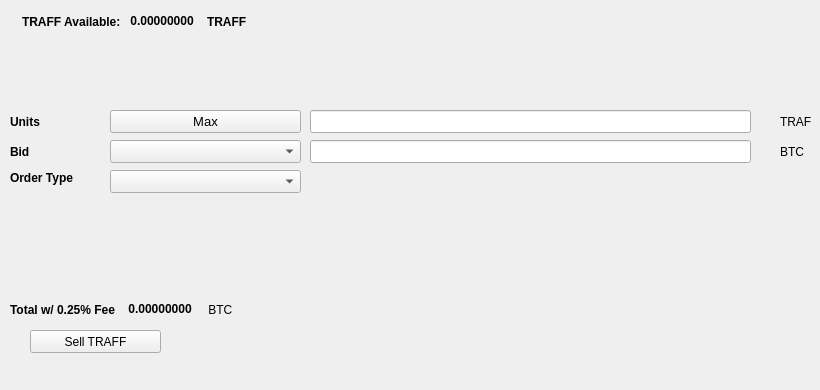
   <widget class="QWidget" name="SellTab">
    <attribute name="title">
     <string>Sell</string>
    </attribute>
    <widget class="QLabel" name="label_16">
     <property name="geometry">
      <rect>
       <x>780</x>
       <y>140</y>
       <width>31</width>
       <height>23</height>
      </rect>
     </property>
     <property name="text">
      <string>BTC</string>
     </property>
    </widget>
    <widget class="QComboBox" name="SellBidcomboBox">
     <property name="geometry">
      <rect>
       <x>110</x>
       <y>140</y>
       <width>191</width>
       <height>23</height>
      </rect>
     </property>
     <property name="font">
      <font>
       <pointsize>10</pointsize>
      </font>
     </property>
    </widget>
    <widget class="QLabel" name="label_18">
     <property name="geometry">
      <rect>
       <x>10</x>
       <y>110</y>
       <width>46</width>
       <height>23</height>
      </rect>
     </property>
     <property name="font">
      <font>
       <weight>75</weight>
       <bold>true</bold>
      </font>
     </property>
     <property name="text">
      <string>Units</string>
     </property>
    </widget>
    <widget class="QPushButton" name="Sell_Max_Amount">
     <property name="geometry">
      <rect>
       <x>110</x>
       <y>110</y>
       <width>191</width>
       <height>23</height>
      </rect>
     </property>
     <property name="font">
      <font>
       <pointsize>10</pointsize>
      </font>
     </property>
     <property name="text">
      <string>Max</string>
     </property>
    </widget>
    <widget class="QLabel" name="label_20">
     <property name="geometry">
      <rect>
       <x>10</x>
       <y>170</y>
       <width>91</width>
       <height>16</height>
      </rect>
     </property>
     <property name="font">
      <font>
       <weight>75</weight>
       <bold>true</bold>
      </font>
     </property>
     <property name="text">
      <string>Order Type</string>
     </property>
    </widget>
    <widget class="QComboBox" name="SellOrdertypeCombo">
     <property name="geometry">
      <rect>
       <x>110</x>
       <y>170</y>
       <width>191</width>
       <height>23</height>
      </rect>
     </property>
     <property name="font">
      <font>
       <pointsize>10</pointsize>
      </font>
     </property>
    </widget>
    <widget class="QLabel" name="label_21">
     <property name="geometry">
      <rect>
       <x>10</x>
       <y>140</y>
       <width>46</width>
       <height>23</height>
      </rect>
     </property>
     <property name="font">
      <font>
       <weight>75</weight>
       <bold>true</bold>
      </font>
     </property>
     <property name="text">
      <string>Bid</string>
     </property>
    </widget>
    <widget class="QLabel" name="label_22">
     <property name="geometry">
      <rect>
       <x>780</x>
       <y>110</y>
       <width>31</width>
       <height>23</height>
      </rect>
     </property>
     <property name="text">
      <string>TRAFF</string>
     </property>
    </widget>
    <widget class="QLineEdit" name="UnitsInputTRAFF">
     <property name="geometry">
      <rect>
       <x>310</x>
       <y>110</y>
       <width>441</width>
       <height>23</height>
      </rect>
     </property>
     <property name="font">
      <font>
       <pointsize>9</pointsize>
       <weight>75</weight>
       <bold>true</bold>
      </font>
     </property>
    </widget>
    <widget class="QLineEdit" name="SellBidPriceEdit">
     <property name="geometry">
      <rect>
       <x>310</x>
       <y>140</y>
       <width>441</width>
       <height>23</height>
      </rect>
     </property>
     <property name="font">
      <font>
       <pointsize>9</pointsize>
       <weight>75</weight>
       <bold>true</bold>
      </font>
     </property>
    </widget>
    <widget class="QPushButton" name="SellTRAFFBTN">
     <property name="geometry">
      <rect>
       <x>30</x>
       <y>330</y>
       <width>131</width>
       <height>23</height>
      </rect>
     </property>
     <property name="text">
      <string>Sell TRAFF</string>
     </property>
     <property name="icon">
      <iconset resource="../traff">
       <normaloff>:/icons/bitcoin</normaloff>:/icons/bitcoin</iconset>
     </property>
    </widget>
    <widget class="QWidget" name="layoutWidget3">
     <property name="geometry">
      <rect>
       <x>22</x>
       <y>12</y>
       <width>258</width>
       <height>19</height>
      </rect>
     </property>
     <layout class="QHBoxLayout" name="horizontalLayout">
      <item>
       <widget class="QLabel" name="label232_2">
        <property name="font">
         <font>
          <weight>75</weight>
          <bold>true</bold>
         </font>
        </property>
        <property name="text">
         <string>TRAFF Available:</string>
        </property>
       </widget>
      </item>
      <item>
       <widget class="QLabel" name="TRAFFAvailableLabel">
        <property name="palette">
         <palette>
          <active>
           <colorrole role="WindowText">
            <brush brushstyle="SolidPattern">
             <color alpha="255">
              <red>0</red>
              <green>0</green>
              <blue>0</blue>
             </color>
            </brush>
           </colorrole>
           <colorrole role="Button">
            <brush brushstyle="SolidPattern">
             <color alpha="255">
              <red>0</red>
              <green>170</green>
              <blue>0</blue>
             </color>
            </brush>
           </colorrole>
           <colorrole role="Light">
            <brush brushstyle="SolidPattern">
             <color alpha="255">
              <red>0</red>
              <green>255</green>
              <blue>0</blue>
             </color>
            </brush>
           </colorrole>
           <colorrole role="Midlight">
            <brush brushstyle="SolidPattern">
             <color alpha="255">
              <red>0</red>
              <green>212</green>
              <blue>0</blue>
             </color>
            </brush>
           </colorrole>
           <colorrole role="Dark">
            <brush brushstyle="SolidPattern">
             <color alpha="255">
              <red>0</red>
              <green>85</green>
              <blue>0</blue>
             </color>
            </brush>
           </colorrole>
           <colorrole role="Mid">
            <brush brushstyle="SolidPattern">
             <color alpha="255">
              <red>0</red>
              <green>113</green>
              <blue>0</blue>
             </color>
            </brush>
           </colorrole>
           <colorrole role="Text">
            <brush brushstyle="SolidPattern">
             <color alpha="255">
              <red>0</red>
              <green>170</green>
              <blue>0</blue>
             </color>
            </brush>
           </colorrole>
           <colorrole role="BrightText">
            <brush brushstyle="SolidPattern">
             <color alpha="255">
              <red>255</red>
              <green>255</green>
              <blue>255</blue>
             </color>
            </brush>
           </colorrole>
           <colorrole role="ButtonText">
            <brush brushstyle="SolidPattern">
             <color alpha="255">
              <red>0</red>
              <green>0</green>
              <blue>0</blue>
             </color>
            </brush>
           </colorrole>
           <colorrole role="Base">
            <brush brushstyle="SolidPattern">
             <color alpha="255">
              <red>255</red>
              <green>255</green>
              <blue>255</blue>
             </color>
            </brush>
           </colorrole>
           <colorrole role="Window">
            <brush brushstyle="SolidPattern">
             <color alpha="255">
              <red>0</red>
              <green>170</green>
              <blue>0</blue>
             </color>
            </brush>
           </colorrole>
           <colorrole role="Shadow">
            <brush brushstyle="SolidPattern">
             <color alpha="255">
              <red>0</red>
              <green>0</green>
              <blue>0</blue>
             </color>
            </brush>
           </colorrole>
           <colorrole role="AlternateBase">
            <brush brushstyle="SolidPattern">
             <color alpha="255">
              <red>127</red>
              <green>212</green>
              <blue>127</blue>
             </color>
            </brush>
           </colorrole>
           <colorrole role="ToolTipBase">
            <brush brushstyle="SolidPattern">
             <color alpha="255">
              <red>255</red>
              <green>255</green>
              <blue>220</blue>
             </color>
            </brush>
           </colorrole>
           <colorrole role="ToolTipText">
            <brush brushstyle="SolidPattern">
             <color alpha="255">
              <red>0</red>
              <green>0</green>
              <blue>0</blue>
             </color>
            </brush>
           </colorrole>
          </active>
          <inactive>
           <colorrole role="WindowText">
            <brush brushstyle="SolidPattern">
             <color alpha="255">
              <red>0</red>
              <green>0</green>
              <blue>0</blue>
             </color>
            </brush>
           </colorrole>
           <colorrole role="Button">
            <brush brushstyle="SolidPattern">
             <color alpha="255">
              <red>0</red>
              <green>170</green>
              <blue>0</blue>
             </color>
            </brush>
           </colorrole>
           <colorrole role="Light">
            <brush brushstyle="SolidPattern">
             <color alpha="255">
              <red>0</red>
              <green>255</green>
              <blue>0</blue>
             </color>
            </brush>
           </colorrole>
           <colorrole role="Midlight">
            <brush brushstyle="SolidPattern">
             <color alpha="255">
              <red>0</red>
              <green>212</green>
              <blue>0</blue>
             </color>
            </brush>
           </colorrole>
           <colorrole role="Dark">
            <brush brushstyle="SolidPattern">
             <color alpha="255">
              <red>0</red>
              <green>85</green>
              <blue>0</blue>
             </color>
            </brush>
           </colorrole>
           <colorrole role="Mid">
            <brush brushstyle="SolidPattern">
             <color alpha="255">
              <red>0</red>
              <green>113</green>
              <blue>0</blue>
             </color>
            </brush>
           </colorrole>
           <colorrole role="Text">
            <brush brushstyle="SolidPattern">
             <color alpha="255">
              <red>0</red>
              <green>170</green>
              <blue>0</blue>
             </color>
            </brush>
           </colorrole>
           <colorrole role="BrightText">
            <brush brushstyle="SolidPattern">
             <color alpha="255">
              <red>255</red>
              <green>255</green>
              <blue>255</blue>
             </color>
            </brush>
           </colorrole>
           <colorrole role="ButtonText">
            <brush brushstyle="SolidPattern">
             <color alpha="255">
              <red>0</red>
              <green>0</green>
              <blue>0</blue>
             </color>
            </brush>
           </colorrole>
           <colorrole role="Base">
            <brush brushstyle="SolidPattern">
             <color alpha="255">
              <red>255</red>
              <green>255</green>
              <blue>255</blue>
             </color>
            </brush>
           </colorrole>
           <colorrole role="Window">
            <brush brushstyle="SolidPattern">
             <color alpha="255">
              <red>0</red>
              <green>170</green>
              <blue>0</blue>
             </color>
            </brush>
           </colorrole>
           <colorrole role="Shadow">
            <brush brushstyle="SolidPattern">
             <color alpha="255">
              <red>0</red>
              <green>0</green>
              <blue>0</blue>
             </color>
            </brush>
           </colorrole>
           <colorrole role="AlternateBase">
            <brush brushstyle="SolidPattern">
             <color alpha="255">
              <red>127</red>
              <green>212</green>
              <blue>127</blue>
             </color>
            </brush>
           </colorrole>
           <colorrole role="ToolTipBase">
            <brush brushstyle="SolidPattern">
             <color alpha="255">
              <red>255</red>
              <green>255</green>
              <blue>220</blue>
             </color>
            </brush>
           </colorrole>
           <colorrole role="ToolTipText">
            <brush brushstyle="SolidPattern">
             <color alpha="255">
              <red>0</red>
              <green>0</green>
              <blue>0</blue>
             </color>
            </brush>
           </colorrole>
          </inactive>
          <disabled>
           <colorrole role="WindowText">
            <brush brushstyle="SolidPattern">
             <color alpha="255">
              <red>0</red>
              <green>85</green>
              <blue>0</blue>
             </color>
            </brush>
           </colorrole>
           <colorrole role="Button">
            <brush brushstyle="SolidPattern">
             <color alpha="255">
              <red>0</red>
              <green>170</green>
              <blue>0</blue>
             </color>
            </brush>
           </colorrole>
           <colorrole role="Light">
            <brush brushstyle="SolidPattern">
             <color alpha="255">
              <red>0</red>
              <green>255</green>
              <blue>0</blue>
             </color>
            </brush>
           </colorrole>
           <colorrole role="Midlight">
            <brush brushstyle="SolidPattern">
             <color alpha="255">
              <red>0</red>
              <green>212</green>
              <blue>0</blue>
             </color>
            </brush>
           </colorrole>
           <colorrole role="Dark">
            <brush brushstyle="SolidPattern">
             <color alpha="255">
              <red>0</red>
              <green>85</green>
              <blue>0</blue>
             </color>
            </brush>
           </colorrole>
           <colorrole role="Mid">
            <brush brushstyle="SolidPattern">
             <color alpha="255">
              <red>0</red>
              <green>113</green>
              <blue>0</blue>
             </color>
            </brush>
           </colorrole>
           <colorrole role="Text">
            <brush brushstyle="SolidPattern">
             <color alpha="255">
              <red>0</red>
              <green>85</green>
              <blue>0</blue>
             </color>
            </brush>
           </colorrole>
           <colorrole role="BrightText">
            <brush brushstyle="SolidPattern">
             <color alpha="255">
              <red>255</red>
              <green>255</green>
              <blue>255</blue>
             </color>
            </brush>
           </colorrole>
           <colorrole role="ButtonText">
            <brush brushstyle="SolidPattern">
             <color alpha="255">
              <red>0</red>
              <green>85</green>
              <blue>0</blue>
             </color>
            </brush>
           </colorrole>
           <colorrole role="Base">
            <brush brushstyle="SolidPattern">
             <color alpha="255">
              <red>0</red>
              <green>170</green>
              <blue>0</blue>
             </color>
            </brush>
           </colorrole>
           <colorrole role="Window">
            <brush brushstyle="SolidPattern">
             <color alpha="255">
              <red>0</red>
              <green>170</green>
              <blue>0</blue>
             </color>
            </brush>
           </colorrole>
           <colorrole role="Shadow">
            <brush brushstyle="SolidPattern">
             <color alpha="255">
              <red>0</red>
              <green>0</green>
              <blue>0</blue>
             </color>
            </brush>
           </colorrole>
           <colorrole role="AlternateBase">
            <brush brushstyle="SolidPattern">
             <color alpha="255">
              <red>0</red>
              <green>170</green>
              <blue>0</blue>
             </color>
            </brush>
           </colorrole>
           <colorrole role="ToolTipBase">
            <brush brushstyle="SolidPattern">
             <color alpha="255">
              <red>255</red>
              <green>255</green>
              <blue>220</blue>
             </color>
            </brush>
           </colorrole>
           <colorrole role="ToolTipText">
            <brush brushstyle="SolidPattern">
             <color alpha="255">
              <red>0</red>
              <green>0</green>
              <blue>0</blue>
             </color>
            </brush>
           </colorrole>
          </disabled>
         </palette>
        </property>
        <property name="font">
         <font>
          <weight>75</weight>
          <bold>true</bold>
         </font>
        </property>
        <property name="text">
         <string> 0.00000000 </string>
        </property>
        <property name="textInteractionFlags">
         <set>Qt::LinksAccessibleByMouse|Qt::TextSelectableByKeyboard|Qt::TextSelectableByMouse</set>
        </property>
       </widget>
      </item>
      <item>
       <widget class="QLabel" name="labelTRAFF">
        <property name="font">
         <font>
          <weight>75</weight>
          <bold>true</bold>
         </font>
        </property>
        <property name="text">
         <string>TRAFF</string>
        </property>
       </widget>
      </item>
     </layout>
    </widget>
    <widget class="QWidget" name="layoutWidget">
     <property name="geometry">
      <rect>
       <x>10</x>
       <y>300</y>
       <width>268</width>
       <height>19</height>
      </rect>
     </property>
     <layout class="QHBoxLayout" name="horizontalLayout_2">
      <item>
       <widget class="QLabel" name="label_19">
        <property name="font">
         <font>
          <weight>75</weight>
          <bold>true</bold>
         </font>
        </property>
        <property name="text">
         <string>Total w/ 0.25% Fee </string>
        </property>
       </widget>
      </item>
      <item>
       <widget class="QLabel" name="SellCostLabel">
        <property name="palette">
         <palette>
          <active>
           <colorrole role="WindowText">
            <brush brushstyle="SolidPattern">
             <color alpha="255">
              <red>0</red>
              <green>0</green>
              <blue>0</blue>
             </color>
            </brush>
           </colorrole>
           <colorrole role="Button">
            <brush brushstyle="SolidPattern">
             <color alpha="255">
              <red>0</red>
              <green>170</green>
              <blue>0</blue>
             </color>
            </brush>
           </colorrole>
           <colorrole role="Light">
            <brush brushstyle="SolidPattern">
             <color alpha="255">
              <red>0</red>
              <green>255</green>
              <blue>0</blue>
             </color>
            </brush>
           </colorrole>
           <colorrole role="Midlight">
            <brush brushstyle="SolidPattern">
             <color alpha="255">
              <red>0</red>
              <green>212</green>
              <blue>0</blue>
             </color>
            </brush>
           </colorrole>
           <colorrole role="Dark">
            <brush brushstyle="SolidPattern">
             <color alpha="255">
              <red>0</red>
              <green>85</green>
              <blue>0</blue>
             </color>
            </brush>
           </colorrole>
           <colorrole role="Mid">
            <brush brushstyle="SolidPattern">
             <color alpha="255">
              <red>0</red>
              <green>113</green>
              <blue>0</blue>
             </color>
            </brush>
           </colorrole>
           <colorrole role="Text">
            <brush brushstyle="SolidPattern">
             <color alpha="255">
              <red>0</red>
              <green>170</green>
              <blue>0</blue>
             </color>
            </brush>
           </colorrole>
           <colorrole role="BrightText">
            <brush brushstyle="SolidPattern">
             <color alpha="255">
              <red>255</red>
              <green>255</green>
              <blue>255</blue>
             </color>
            </brush>
           </colorrole>
           <colorrole role="ButtonText">
            <brush brushstyle="SolidPattern">
             <color alpha="255">
              <red>0</red>
              <green>0</green>
              <blue>0</blue>
             </color>
            </brush>
           </colorrole>
           <colorrole role="Base">
            <brush brushstyle="SolidPattern">
             <color alpha="255">
              <red>255</red>
              <green>255</green>
              <blue>255</blue>
             </color>
            </brush>
           </colorrole>
           <colorrole role="Window">
            <brush brushstyle="SolidPattern">
             <color alpha="255">
              <red>0</red>
              <green>170</green>
              <blue>0</blue>
             </color>
            </brush>
           </colorrole>
           <colorrole role="Shadow">
            <brush brushstyle="SolidPattern">
             <color alpha="255">
              <red>0</red>
              <green>0</green>
              <blue>0</blue>
             </color>
            </brush>
           </colorrole>
           <colorrole role="AlternateBase">
            <brush brushstyle="SolidPattern">
             <color alpha="255">
              <red>127</red>
              <green>212</green>
              <blue>127</blue>
             </color>
            </brush>
           </colorrole>
           <colorrole role="ToolTipBase">
            <brush brushstyle="SolidPattern">
             <color alpha="255">
              <red>255</red>
              <green>255</green>
              <blue>220</blue>
             </color>
            </brush>
           </colorrole>
           <colorrole role="ToolTipText">
            <brush brushstyle="SolidPattern">
             <color alpha="255">
              <red>0</red>
              <green>0</green>
              <blue>0</blue>
             </color>
            </brush>
           </colorrole>
          </active>
          <inactive>
           <colorrole role="WindowText">
            <brush brushstyle="SolidPattern">
             <color alpha="255">
              <red>0</red>
              <green>0</green>
              <blue>0</blue>
             </color>
            </brush>
           </colorrole>
           <colorrole role="Button">
            <brush brushstyle="SolidPattern">
             <color alpha="255">
              <red>0</red>
              <green>170</green>
              <blue>0</blue>
             </color>
            </brush>
           </colorrole>
           <colorrole role="Light">
            <brush brushstyle="SolidPattern">
             <color alpha="255">
              <red>0</red>
              <green>255</green>
              <blue>0</blue>
             </color>
            </brush>
           </colorrole>
           <colorrole role="Midlight">
            <brush brushstyle="SolidPattern">
             <color alpha="255">
              <red>0</red>
              <green>212</green>
              <blue>0</blue>
             </color>
            </brush>
           </colorrole>
           <colorrole role="Dark">
            <brush brushstyle="SolidPattern">
             <color alpha="255">
              <red>0</red>
              <green>85</green>
              <blue>0</blue>
             </color>
            </brush>
           </colorrole>
           <colorrole role="Mid">
            <brush brushstyle="SolidPattern">
             <color alpha="255">
              <red>0</red>
              <green>113</green>
              <blue>0</blue>
             </color>
            </brush>
           </colorrole>
           <colorrole role="Text">
            <brush brushstyle="SolidPattern">
             <color alpha="255">
              <red>0</red>
              <green>170</green>
              <blue>0</blue>
             </color>
            </brush>
           </colorrole>
           <colorrole role="BrightText">
            <brush brushstyle="SolidPattern">
             <color alpha="255">
              <red>255</red>
              <green>255</green>
              <blue>255</blue>
             </color>
            </brush>
           </colorrole>
           <colorrole role="ButtonText">
            <brush brushstyle="SolidPattern">
             <color alpha="255">
              <red>0</red>
              <green>0</green>
              <blue>0</blue>
             </color>
            </brush>
           </colorrole>
           <colorrole role="Base">
            <brush brushstyle="SolidPattern">
             <color alpha="255">
              <red>255</red>
              <green>255</green>
              <blue>255</blue>
             </color>
            </brush>
           </colorrole>
           <colorrole role="Window">
            <brush brushstyle="SolidPattern">
             <color alpha="255">
              <red>0</red>
              <green>170</green>
              <blue>0</blue>
             </color>
            </brush>
           </colorrole>
           <colorrole role="Shadow">
            <brush brushstyle="SolidPattern">
             <color alpha="255">
              <red>0</red>
              <green>0</green>
              <blue>0</blue>
             </color>
            </brush>
           </colorrole>
           <colorrole role="AlternateBase">
            <brush brushstyle="SolidPattern">
             <color alpha="255">
              <red>127</red>
              <green>212</green>
              <blue>127</blue>
             </color>
            </brush>
           </colorrole>
           <colorrole role="ToolTipBase">
            <brush brushstyle="SolidPattern">
             <color alpha="255">
              <red>255</red>
              <green>255</green>
              <blue>220</blue>
             </color>
            </brush>
           </colorrole>
           <colorrole role="ToolTipText">
            <brush brushstyle="SolidPattern">
             <color alpha="255">
              <red>0</red>
              <green>0</green>
              <blue>0</blue>
             </color>
            </brush>
           </colorrole>
          </inactive>
          <disabled>
           <colorrole role="WindowText">
            <brush brushstyle="SolidPattern">
             <color alpha="255">
              <red>0</red>
              <green>85</green>
              <blue>0</blue>
             </color>
            </brush>
           </colorrole>
           <colorrole role="Button">
            <brush brushstyle="SolidPattern">
             <color alpha="255">
              <red>0</red>
              <green>170</green>
              <blue>0</blue>
             </color>
            </brush>
           </colorrole>
           <colorrole role="Light">
            <brush brushstyle="SolidPattern">
             <color alpha="255">
              <red>0</red>
              <green>255</green>
              <blue>0</blue>
             </color>
            </brush>
           </colorrole>
           <colorrole role="Midlight">
            <brush brushstyle="SolidPattern">
             <color alpha="255">
              <red>0</red>
              <green>212</green>
              <blue>0</blue>
             </color>
            </brush>
           </colorrole>
           <colorrole role="Dark">
            <brush brushstyle="SolidPattern">
             <color alpha="255">
              <red>0</red>
              <green>85</green>
              <blue>0</blue>
             </color>
            </brush>
           </colorrole>
           <colorrole role="Mid">
            <brush brushstyle="SolidPattern">
             <color alpha="255">
              <red>0</red>
              <green>113</green>
              <blue>0</blue>
             </color>
            </brush>
           </colorrole>
           <colorrole role="Text">
            <brush brushstyle="SolidPattern">
             <color alpha="255">
              <red>0</red>
              <green>85</green>
              <blue>0</blue>
             </color>
            </brush>
           </colorrole>
           <colorrole role="BrightText">
            <brush brushstyle="SolidPattern">
             <color alpha="255">
              <red>255</red>
              <green>255</green>
              <blue>255</blue>
             </color>
            </brush>
           </colorrole>
           <colorrole role="ButtonText">
            <brush brushstyle="SolidPattern">
             <color alpha="255">
              <red>0</red>
              <green>85</green>
              <blue>0</blue>
             </color>
            </brush>
           </colorrole>
           <colorrole role="Base">
            <brush brushstyle="SolidPattern">
             <color alpha="255">
              <red>0</red>
              <green>170</green>
              <blue>0</blue>
             </color>
            </brush>
           </colorrole>
           <colorrole role="Window">
            <brush brushstyle="SolidPattern">
             <color alpha="255">
              <red>0</red>
              <green>170</green>
              <blue>0</blue>
             </color>
            </brush>
           </colorrole>
           <colorrole role="Shadow">
            <brush brushstyle="SolidPattern">
             <color alpha="255">
              <red>0</red>
              <green>0</green>
              <blue>0</blue>
             </color>
            </brush>
           </colorrole>
           <colorrole role="AlternateBase">
            <brush brushstyle="SolidPattern">
             <color alpha="255">
              <red>0</red>
              <green>170</green>
              <blue>0</blue>
             </color>
            </brush>
           </colorrole>
           <colorrole role="ToolTipBase">
            <brush brushstyle="SolidPattern">
             <color alpha="255">
              <red>255</red>
              <green>255</green>
              <blue>220</blue>
             </color>
            </brush>
           </colorrole>
           <colorrole role="ToolTipText">
            <brush brushstyle="SolidPattern">
             <color alpha="255">
              <red>0</red>
              <green>0</green>
              <blue>0</blue>
             </color>
            </brush>
           </colorrole>
          </disabled>
         </palette>
        </property>
        <property name="font">
         <font>
          <weight>75</weight>
          <bold>true</bold>
         </font>
        </property>
        <property name="autoFillBackground">
         <bool>false</bool>
        </property>
        <property name="text">
         <string> 0.00000000</string>
        </property>
        <property name="textInteractionFlags">
         <set>Qt::LinksAccessibleByMouse|Qt::TextSelectableByMouse</set>
        </property>
       </widget>
      </item>
      <item>
       <widget class="QLabel" name="label_17">
        <property name="font">
         <font>
          <weight>50</weight>
          <bold>false</bold>
         </font>
        </property>
        <property name="text">
         <string> BTC</string>
        </property>
       </widget>
      </item>
     </layout>
    </widget>
    <widget class="QLabel" name="label_23">
     <property name="geometry">
      <rect>
       <x>460</x>
       <y>300</y>
       <width>281</width>
       <height>81</height>
      </rect>
     </property>
     <property name="text">
      <string/>
     </property>
     <property name="pixmap">
      <pixmap>:/images/bittrex</pixmap>
     </property>
    </widget>
   </widget>
